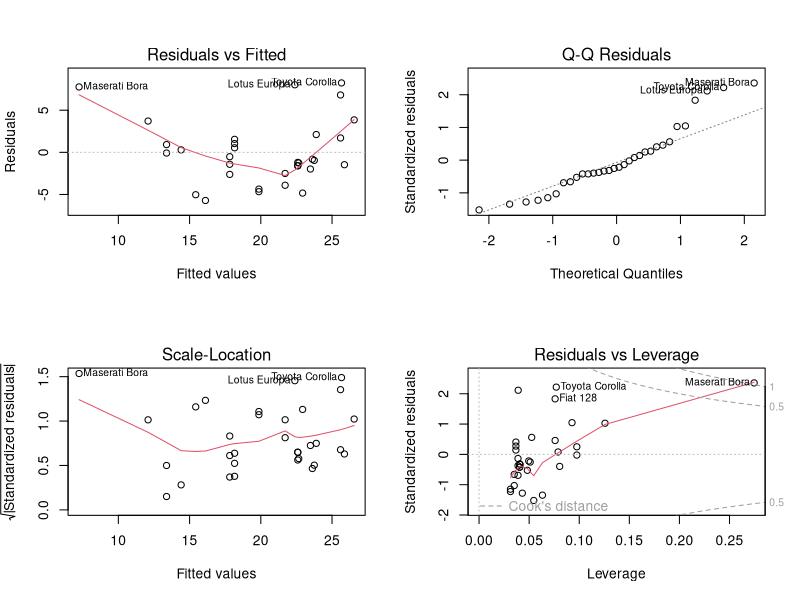
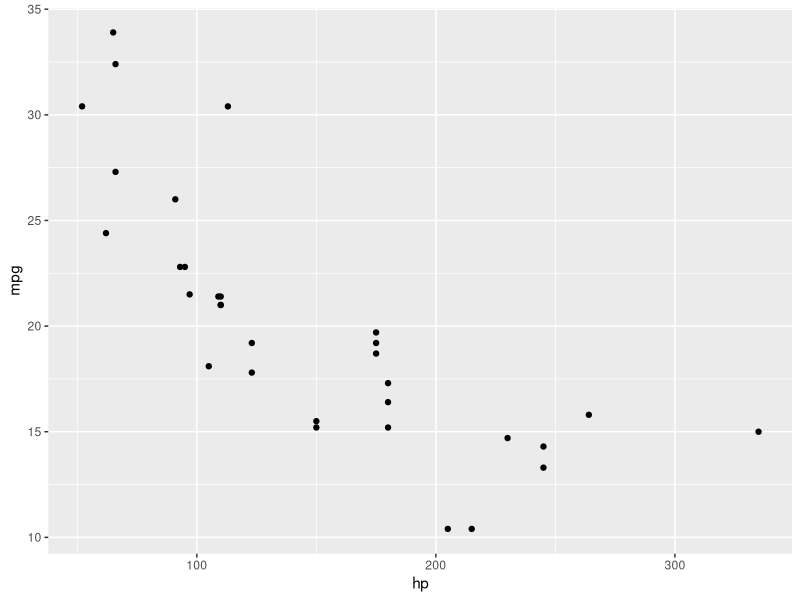
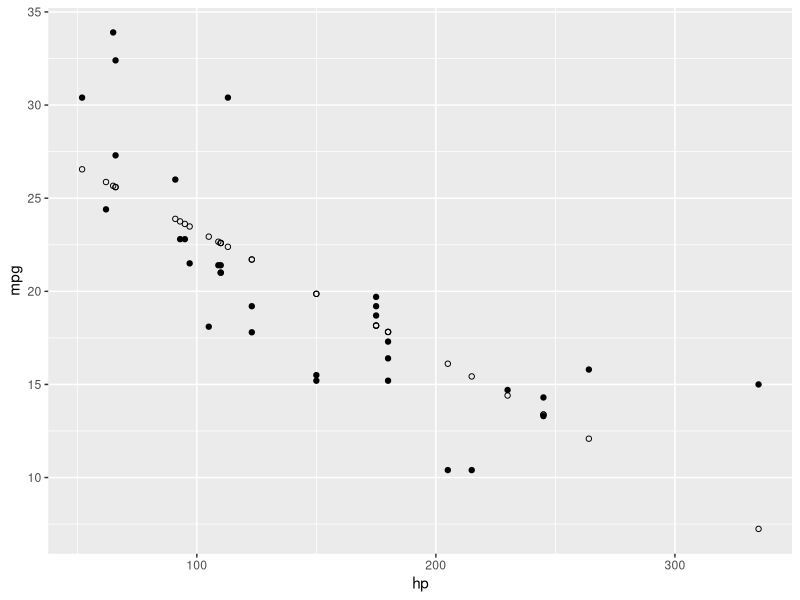
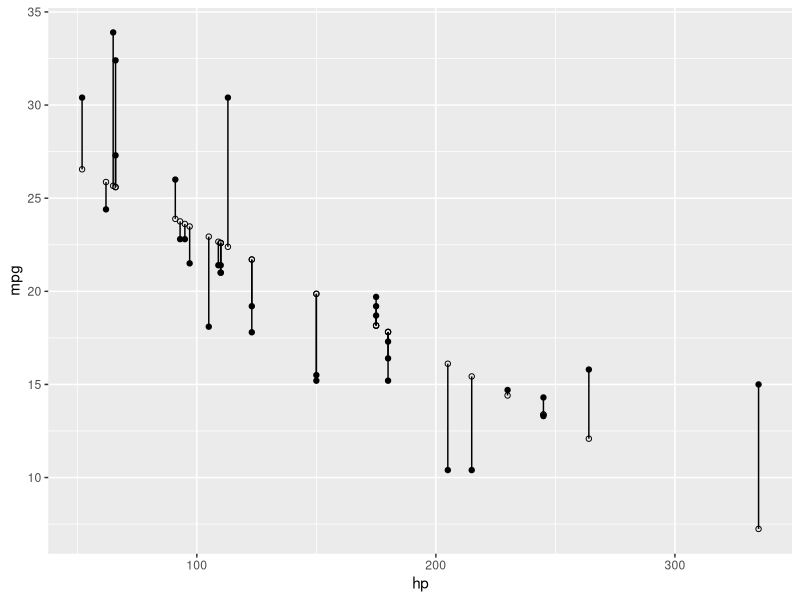
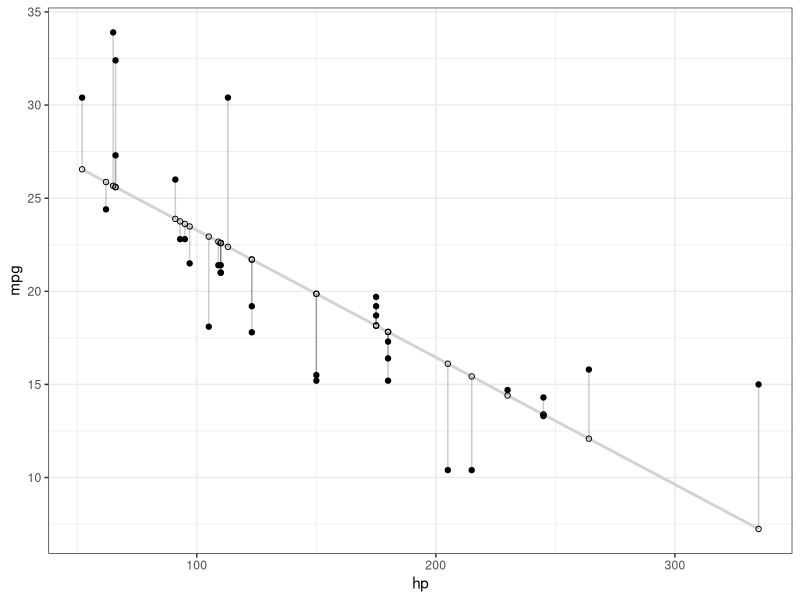
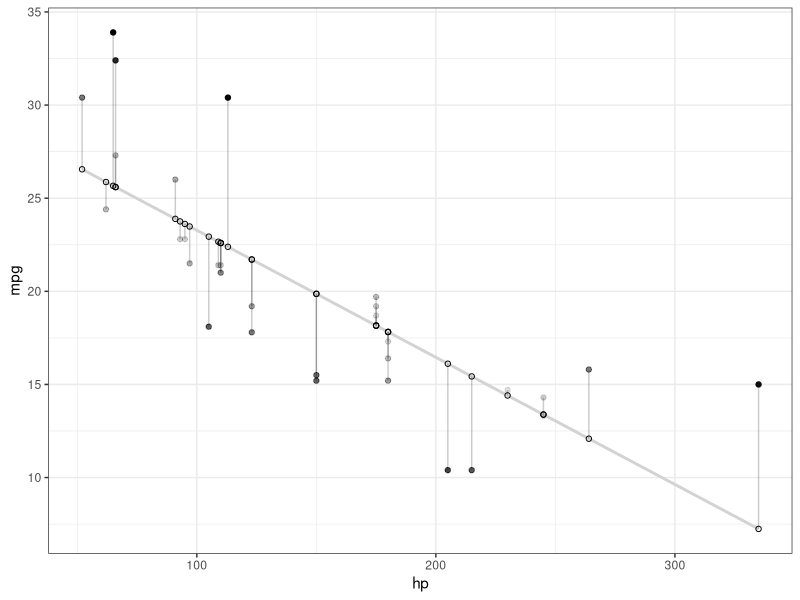
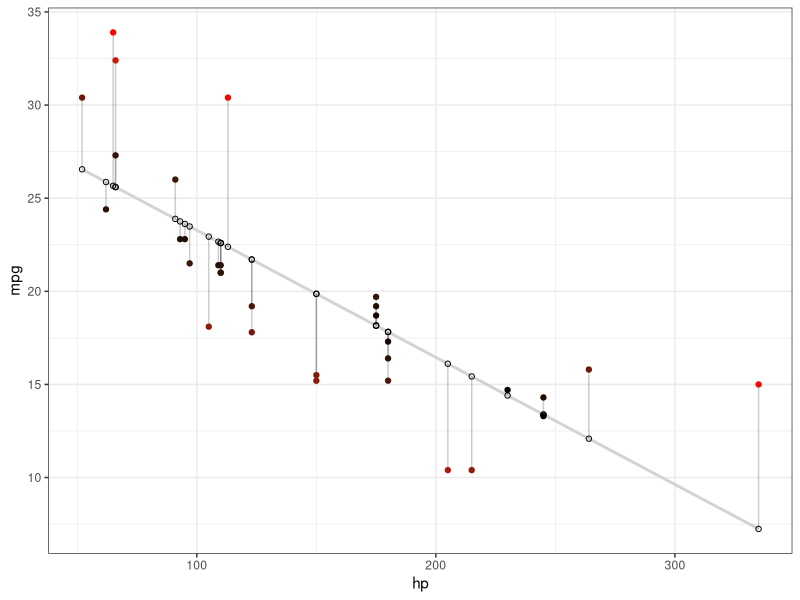
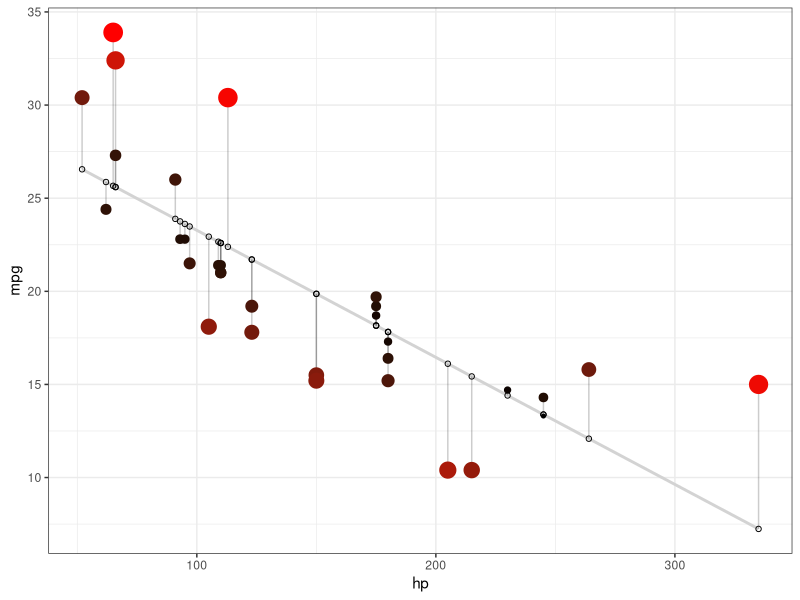

The R source for these figures, in order:
## ---- chunk 1
knitr::opts_chunk$set(echo = TRUE)
library(tidyr)
library(dplyr)
## ---- chunk 2
fit <- lm(mpg ~ hp, data = mtcars)  # Fit the model
summary(fit)  # Report the results
## ---- chunk 3
par(mfrow = c(2, 2))  # Split the plotting panel into a 2 x 2 grid
plot(fit)  # Plot the model information
par(mfrow = c(1, 1)) 
## ---- chunk 4
d <- mtcars
fit <- lm(mpg ~ hp, data = d)
## ---- chunk 5
d$predicted <- predict(fit)   # Save the predicted values
d$residuals <- residuals(fit) # Save the residual values

# Quick look at the actual, predicted, and residual values
d %>% select(mpg, predicted, residuals) %>% head()
## ---- chunk 6
library(ggplot2)
ggplot(d, aes(x = hp, y = mpg)) +  # Set up canvas with outcome variable on y-axis
  geom_point()  # Plot the actual points
## ---- chunk 7
ggplot(d, aes(x = hp, y = mpg)) +
  geom_point() +
  geom_point(aes(y = predicted), shape = 1)  # Add the predicted values
## ---- chunk 8
ggplot(d, aes(x = hp, y = mpg)) +
  geom_segment(aes(xend = hp, yend = predicted)) +
  geom_point() +
  geom_point(aes(y = predicted), shape = 1)
## ---- chunk 9
library(ggplot2)
ggplot(d, aes(x = hp, y = mpg)) +
  geom_smooth(method = "lm", se = FALSE, color = "lightgrey") +  # Plot regression slope
  geom_segment(aes(xend = hp, yend = predicted), alpha = .2) +  # alpha to fade lines
  geom_point() +
  geom_point(aes(y = predicted), shape = 1) +
  theme_bw()  # Add theme for cleaner look

## ---- chunk 10
# ALPHA
# Changing alpha of actual values based on absolute value of residuals
ggplot(d, aes(x = hp, y = mpg)) +
  geom_smooth(method = "lm", se = FALSE, color = "lightgrey") +
  geom_segment(aes(xend = hp, yend = predicted), alpha = .2) +

  # > Alpha adjustments made here...
  geom_point(aes(alpha = abs(residuals))) +  # Alpha mapped to abs(residuals)
  guides(alpha = FALSE) +  # Alpha legend removed
  # <

  geom_point(aes(y = predicted), shape = 1) +
  theme_bw()
## ---- chunk 11
# COLOR
# High residuals (in abolsute terms) made more red on actual values.
ggplot(d, aes(x = hp, y = mpg)) +
  geom_smooth(method = "lm", se = FALSE, color = "lightgrey") +
  geom_segment(aes(xend = hp, yend = predicted), alpha = .2) +

  # > Color adjustments made here...
  geom_point(aes(color = abs(residuals))) + # Color mapped to abs(residuals)
  scale_color_continuous(low = "black", high = "red") +  # Colors to use here
  guides(color = FALSE) +  # Color legend removed
  # <

  geom_point(aes(y = predicted), shape = 1) +
  theme_bw()
## ---- chunk 12
# SIZE AND COLOR
# Same coloring as above, size corresponding as well
ggplot(d, aes(x = hp, y = mpg)) +
  geom_smooth(method = "lm", se = FALSE, color = "lightgrey") +
  geom_segment(aes(xend = hp, yend = predicted), alpha = .2) +

  # > Color AND size adjustments made here...
  geom_point(aes(color = abs(residuals), size = abs(residuals))) + # size also mapped
  scale_color_continuous(low = "black", high = "red") +
  guides(color = FALSE, size = FALSE) +  # Size legend also removed
  # <

  geom_point(aes(y = predicted), shape = 1) +
  theme_bw()
## ---- chunk 13
# COLOR UNDER/OVER
# Color mapped to residual with sign taken into account.
# i.e., whether actual value is greater or less than predicted
ggplot(d, aes(x = hp, y = mpg)) +
  geom_smooth(method = "lm", se = FALSE, color = "lightgrey") +
  geom_segment(aes(xend = hp, yend = predicted), alpha = .2) +

  # > Color adjustments made here...
  geom_point(aes(color = residuals)) +  # Color mapped here
  scale_color_gradient2(low = "blue", mid = "white", high = "red") +  # Colors to use here
  guides(color = FALSE) +
  # <

  geom_point(aes(y = predicted), shape = 1) +
  theme_bw()
## ---- chunk 14
# Select out data of interest:
d <- mtcars %>% select(mpg, hp, wt, disp)

# Fit the model
fit <- lm(mpg ~ hp + wt+ disp, data = d)

# Obtain predicted and residual values
d$predicted <- predict(fit)
d$residuals <- residuals(fit)

head(d)
## ---- chunk 15
ggplot(d, aes(x = hp, y = mpg)) +
  geom_segment(aes(xend = hp, yend = predicted), alpha = .2) +  # Lines to connect points
  geom_point() +  # Points of actual values
  geom_point(aes(y = predicted), shape = 1) +  # Points of predicted values
  theme_bw()
## ---- chunk 16
ggplot(d, aes(x = hp, y = mpg)) +
  geom_segment(aes(xend = hp, yend = predicted), alpha = .2) +
  geom_point(aes(color = residuals)) +
  scale_color_gradient2(low = "blue", mid = "white", high = "red") +
  guides(color = FALSE) +
  geom_point(aes(y = predicted), shape = 1) +
  theme_bw()
## ---- chunk 17
d %>% 
  gather(key = "iv", value = "x", -mpg, -predicted, -residuals) %>%  # Get data into shape
  ggplot(aes(x = x, y = mpg)) +  # Note use of `x` here and next line
  geom_segment(aes(xend = x, yend = predicted), alpha = .2) +
  geom_point(aes(color = residuals)) +
  scale_color_gradient2(low = "blue", mid = "white", high = "red") +
  guides(color = FALSE) +
  geom_point(aes(y = predicted), shape = 1) +
  facet_grid(~ iv, scales = "free_x") +  # Split panels here by `iv`
  theme_bw()
## ---- chunk 18
d <- iris %>% select(-Species)

# Fit the model
fit <- lm(Sepal.Width ~ ., data = iris)

# Obtain predicted and residual values
d$predicted <- predict(fit)
d$residuals <- residuals(fit)

# Create plot
d %>% 
  gather(key = "iv", value = "x", -Sepal.Width, -predicted, -residuals) %>%
  ggplot(aes(x = x, y = Sepal.Width)) +
  geom_segment(aes(xend = x, yend = predicted), alpha = .2) +
  geom_point(aes(color = residuals)) +
  scale_color_gradient2(low = "blue", mid = "white", high = "red") +
  guides(color = FALSE) +
  geom_point(aes(y = predicted), shape = 1) +
  facet_grid(~ iv, scales = "free_x") +
  theme_bw()
## ---- chunk 19
# Step 1: Fit the data
d <- mtcars
fit <- glm(vs ~ hp, family = binomial(), data = d)

# Step 2: Obtain predicted and residuals
d$predicted <- predict(fit, type="response")
d$residuals <- residuals(fit, type = "response")

# Steps 3 and 4: plot the results
ggplot(d, aes(x = hp, y = vs)) +
  geom_segment(aes(xend = hp, yend = predicted), alpha = .2) +
  geom_point(aes(color = residuals)) +
  scale_color_gradient2(low = "blue", mid = "white", high = "red") +
  guides(color = FALSE) +
  geom_point(aes(y = predicted), shape = 1) +
  theme_bw()
## ---- chunk 20
ggplot(d, aes(x = hp, y = vs)) +
  geom_segment(aes(xend = hp, yend = predicted), alpha = .2) +
  geom_point() +

  # > This plots large red circle on misclassified points
  geom_point(data = d %>% filter(vs != round(predicted)),
             color = "red", size = 2) +
  # <

  scale_color_gradient2(low = "blue", mid = "white", high = "red") +
  guides(color = FALSE) +
  geom_point(aes(y = predicted), shape = 1) +
  theme_bw()
## ---- chunk 21
library(broom)

# Steps 1 and 2
d <- lm(mpg ~ hp, data = mtcars) %>% 
       augment()

head(d)

ggplot(d, aes(x = hp, y = mpg)) +
  geom_smooth(method = "lm", se = FALSE, color = "lightgrey") +
  geom_segment(aes(xend = hp, yend = .fitted), alpha = .2) +  # Note `.fitted`
  geom_point(aes(alpha = abs(.resid))) +  # Note `.resid`
  guides(alpha = FALSE) +
  geom_point(aes(y = .fitted), shape = 1) +  # Note `.fitted`
  theme_bw()
